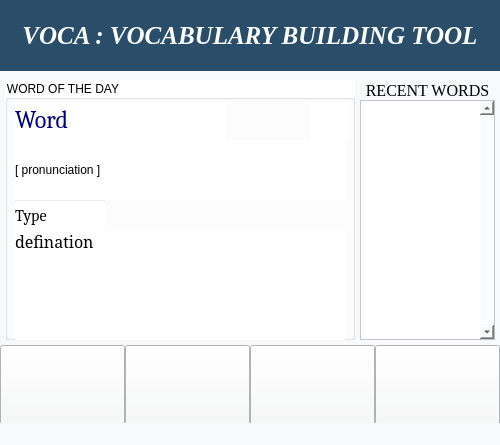
<?xml version="1.0" encoding="UTF-8"?>
<ui version="4.0">
 <class>MainWindow</class>
 <widget class="QMainWindow" name="MainWindow">
  <property name="geometry">
   <rect>
    <x>0</x>
    <y>0</y>
    <width>500</width>
    <height>445</height>
   </rect>
  </property>
  <property name="minimumSize">
   <size>
    <width>500</width>
    <height>445</height>
   </size>
  </property>
  <property name="maximumSize">
   <size>
    <width>500</width>
    <height>445</height>
   </size>
  </property>
  <property name="font">
   <font>
    <family>Times New Roman</family>
    <pointsize>12</pointsize>
   </font>
  </property>
  <property name="windowTitle">
   <string>VOCA : VBT</string>
  </property>
  <property name="windowIcon">
   <iconset resource="Main.qrc">
    <normaloff>:/Assets/Assets/letter-v-button-of-square-shape-with-one-rounded-corner (2).png</normaloff>:/Assets/Assets/letter-v-button-of-square-shape-with-one-rounded-corner (2).png</iconset>
  </property>
  <property name="autoFillBackground">
   <bool>false</bool>
  </property>
  <property name="styleSheet">
   <string notr="true">background-color: rgb(248, 249, 250);</string>
  </property>
  <property name="toolButtonStyle">
   <enum>Qt::ToolButtonTextOnly</enum>
  </property>
  <property name="tabShape">
   <enum>QTabWidget::Rounded</enum>
  </property>
  <property name="unifiedTitleAndToolBarOnMac">
   <bool>true</bool>
  </property>
  <widget class="QWidget" name="centralwidget">
   <widget class="QGroupBox" name="WOD">
    <property name="geometry">
     <rect>
      <x>5</x>
      <y>80</y>
      <width>350</width>
      <height>260</height>
     </rect>
    </property>
    <property name="baseSize">
     <size>
      <width>1</width>
      <height>1</height>
     </size>
    </property>
    <property name="layoutDirection">
     <enum>Qt::LeftToRight</enum>
    </property>
    <property name="autoFillBackground">
     <bool>false</bool>
    </property>
    <property name="styleSheet">
     <string notr="true">font: 12pt &quot;Times New Roman&quot;;
background-color: rgb(248, 249, 250);
gridline-color: rgb(234, 234, 234);
color: rgb(0, 0, 0);
background-color: rgb(255, 255, 255);
border-color: rgb(0, 0, 0);
</string>
    </property>
    <property name="title">
     <string>WORD OF THE DAY</string>
    </property>
    <widget class="QLabel" name="wod_word">
     <property name="geometry">
      <rect>
       <x>10</x>
       <y>20</y>
       <width>211</width>
       <height>40</height>
      </rect>
     </property>
     <property name="font">
      <font>
       <family>Cambria</family>
       <pointsize>18</pointsize>
       <weight>50</weight>
       <italic>false</italic>
       <bold>false</bold>
      </font>
     </property>
     <property name="styleSheet">
      <string notr="true">font: 18pt &quot;Cambria&quot;;
color: rgb(0, 0, 127);</string>
     </property>
     <property name="text">
      <string>Word</string>
     </property>
     <property name="textFormat">
      <enum>Qt::AutoText</enum>
     </property>
     <property name="alignment">
      <set>Qt::AlignJustify|Qt::AlignVCenter</set>
     </property>
     <property name="wordWrap">
      <bool>false</bool>
     </property>
     <property name="margin">
      <number>1</number>
     </property>
    </widget>
    <widget class="QLabel" name="wod_def">
     <property name="geometry">
      <rect>
       <x>10</x>
       <y>150</y>
       <width>330</width>
       <height>110</height>
      </rect>
     </property>
     <property name="font">
      <font>
       <family>Constantia</family>
       <pointsize>12</pointsize>
       <weight>50</weight>
       <italic>false</italic>
       <bold>false</bold>
      </font>
     </property>
     <property name="statusTip">
      <string/>
     </property>
     <property name="styleSheet">
      <string notr="true">font: 12pt &quot;Constantia&quot;;
gridline-color: rgb(170, 170, 255);</string>
     </property>
     <property name="text">
      <string>defination</string>
     </property>
     <property name="scaledContents">
      <bool>true</bool>
     </property>
     <property name="alignment">
      <set>Qt::AlignJustify|Qt::AlignTop</set>
     </property>
     <property name="wordWrap">
      <bool>true</bool>
     </property>
     <property name="margin">
      <number>1</number>
     </property>
    </widget>
    <widget class="QLabel" name="wod_pronunciation">
     <property name="geometry">
      <rect>
       <x>10</x>
       <y>60</y>
       <width>331</width>
       <height>60</height>
      </rect>
     </property>
     <property name="styleSheet">
      <string notr="true">font: italic 12pt &quot;Times New Roman&quot;;</string>
     </property>
     <property name="text">
      <string>[ pronunciation ]</string>
     </property>
    </widget>
    <widget class="QLabel" name="wod_type">
     <property name="geometry">
      <rect>
       <x>10</x>
       <y>120</y>
       <width>90</width>
       <height>30</height>
      </rect>
     </property>
     <property name="font">
      <font>
       <family>Cambria</family>
       <pointsize>12</pointsize>
       <weight>50</weight>
       <italic>false</italic>
       <bold>false</bold>
      </font>
     </property>
     <property name="styleSheet">
      <string notr="true">font: 12pt &quot;Cambria&quot;;
border-top:1px solid  rgb(234, 234, 234);</string>
     </property>
     <property name="text">
      <string>Type</string>
     </property>
     <property name="scaledContents">
      <bool>true</bool>
     </property>
     <property name="alignment">
      <set>Qt::AlignJustify|Qt::AlignVCenter</set>
     </property>
    </widget>
    <widget class="QPushButton" name="t2s_button">
     <property name="geometry">
      <rect>
       <x>305</x>
       <y>20</y>
       <width>40</width>
       <height>40</height>
      </rect>
     </property>
     <property name="statusTip">
      <string>speech</string>
     </property>
     <property name="styleSheet">
      <string notr="true">border:none</string>
     </property>
     <property name="text">
      <string/>
     </property>
     <property name="icon">
      <iconset resource="Main.qrc">
       <normaloff>:/Assets/Assets/baseline_volume_up_black_18dp.png</normaloff>:/Assets/Assets/baseline_volume_up_black_18dp.png</iconset>
     </property>
     <property name="iconSize">
      <size>
       <width>20</width>
       <height>30</height>
      </size>
     </property>
     <property name="default">
      <bool>true</bool>
     </property>
    </widget>
   </widget>
   <widget class="QScrollArea" name="scrollArea">
    <property name="geometry">
     <rect>
      <x>360</x>
      <y>100</y>
      <width>135</width>
      <height>240</height>
     </rect>
    </property>
    <property name="sizePolicy">
     <sizepolicy hsizetype="Expanding" vsizetype="Expanding">
      <horstretch>0</horstretch>
      <verstretch>0</verstretch>
     </sizepolicy>
    </property>
    <property name="font">
     <font>
      <family>Times New Roman</family>
      <pointsize>12</pointsize>
     </font>
    </property>
    <property name="styleSheet">
     <string notr="true">background-color: rgb(255, 255, 255);</string>
    </property>
    <property name="lineWidth">
     <number>1</number>
    </property>
    <property name="verticalScrollBarPolicy">
     <enum>Qt::ScrollBarAlwaysOn</enum>
    </property>
    <property name="sizeAdjustPolicy">
     <enum>QAbstractScrollArea::AdjustToContents</enum>
    </property>
    <property name="widgetResizable">
     <bool>true</bool>
    </property>
    <property name="alignment">
     <set>Qt::AlignJustify|Qt::AlignTop</set>
    </property>
    <widget class="QWidget" name="scrollAreaWidgetContents">
     <property name="geometry">
      <rect>
       <x>0</x>
       <y>0</y>
       <width>116</width>
       <height>238</height>
      </rect>
     </property>
     <layout class="QVBoxLayout" name="verticalLayout"/>
    </widget>
   </widget>
   <widget class="QLabel" name="label">
    <property name="geometry">
     <rect>
      <x>0</x>
      <y>0</y>
      <width>500</width>
      <height>71</height>
     </rect>
    </property>
    <property name="font">
     <font>
      <family>Times New Roman</family>
      <pointsize>19</pointsize>
      <weight>75</weight>
      <italic>true</italic>
      <bold>true</bold>
     </font>
    </property>
    <property name="layoutDirection">
     <enum>Qt::LeftToRight</enum>
    </property>
    <property name="styleSheet">
     <string notr="true">background-color: rgb(42, 77, 105);
color: rgb(255, 255, 255);
font: 75 bold italic 19pt &quot;Times New Roman&quot;;
</string>
    </property>
    <property name="text">
     <string>VOCA : VOCABULARY BUILDING TOOL</string>
    </property>
    <property name="alignment">
     <set>Qt::AlignCenter</set>
    </property>
    <property name="margin">
     <number>2</number>
    </property>
   </widget>
   <widget class="QPushButton" name="homw_button">
    <property name="geometry">
     <rect>
      <x>0</x>
      <y>345</y>
      <width>125</width>
      <height>80</height>
     </rect>
    </property>
    <property name="sizePolicy">
     <sizepolicy hsizetype="Fixed" vsizetype="Fixed">
      <horstretch>0</horstretch>
      <verstretch>0</verstretch>
     </sizepolicy>
    </property>
    <property name="font">
     <font>
      <family>Times New Roman</family>
      <pointsize>10</pointsize>
     </font>
    </property>
    <property name="statusTip">
     <string>Home</string>
    </property>
    <property name="text">
     <string/>
    </property>
    <property name="icon">
     <iconset resource="Main.qrc">
      <normaloff>:/Assets/Assets/home (1).png</normaloff>:/Assets/Assets/home (1).png</iconset>
    </property>
    <property name="iconSize">
     <size>
      <width>100</width>
      <height>40</height>
     </size>
    </property>
    <attribute name="buttonGroup">
     <string notr="true">buttonGroup</string>
    </attribute>
   </widget>
   <widget class="QPushButton" name="dictionary_button">
    <property name="geometry">
     <rect>
      <x>125</x>
      <y>345</y>
      <width>125</width>
      <height>80</height>
     </rect>
    </property>
    <property name="font">
     <font>
      <family>Times New Roman</family>
      <pointsize>10</pointsize>
     </font>
    </property>
    <property name="statusTip">
     <string>Dictionary</string>
    </property>
    <property name="text">
     <string/>
    </property>
    <property name="icon">
     <iconset resource="Main.qrc">
      <normaloff>:/Assets/Assets/big-dictionary.png</normaloff>:/Assets/Assets/big-dictionary.png</iconset>
    </property>
    <property name="iconSize">
     <size>
      <width>100</width>
      <height>40</height>
     </size>
    </property>
    <attribute name="buttonGroup">
     <string notr="true">buttonGroup</string>
    </attribute>
   </widget>
   <widget class="QPushButton" name="more_button">
    <property name="geometry">
     <rect>
      <x>250</x>
      <y>345</y>
      <width>125</width>
      <height>80</height>
     </rect>
    </property>
    <property name="font">
     <font>
      <family>Times New Roman</family>
      <pointsize>10</pointsize>
     </font>
    </property>
    <property name="statusTip">
     <string>More</string>
    </property>
    <property name="text">
     <string/>
    </property>
    <property name="icon">
     <iconset resource="Main.qrc">
      <normaloff>:/Assets/Assets/light-bulb.png</normaloff>:/Assets/Assets/light-bulb.png</iconset>
    </property>
    <property name="iconSize">
     <size>
      <width>100</width>
      <height>40</height>
     </size>
    </property>
    <attribute name="buttonGroup">
     <string notr="true">buttonGroup</string>
    </attribute>
   </widget>
   <widget class="QPushButton" name="exit_button">
    <property name="geometry">
     <rect>
      <x>375</x>
      <y>345</y>
      <width>125</width>
      <height>80</height>
     </rect>
    </property>
    <property name="font">
     <font>
      <family>Times New Roman</family>
      <pointsize>10</pointsize>
     </font>
    </property>
    <property name="statusTip">
     <string>Exit</string>
    </property>
    <property name="text">
     <string/>
    </property>
    <property name="icon">
     <iconset resource="Main.qrc">
      <normaloff>:/Assets/Assets/logout (1).png</normaloff>:/Assets/Assets/logout (1).png</iconset>
    </property>
    <property name="iconSize">
     <size>
      <width>100</width>
      <height>40</height>
     </size>
    </property>
    <attribute name="buttonGroup">
     <string notr="true">buttonGroup</string>
    </attribute>
   </widget>
   <widget class="QLabel" name="label_3">
    <property name="geometry">
     <rect>
      <x>360</x>
      <y>80</y>
      <width>135</width>
      <height>20</height>
     </rect>
    </property>
    <property name="font">
     <font>
      <family>Times New Roman</family>
      <pointsize>12</pointsize>
     </font>
    </property>
    <property name="text">
     <string>RECENT WORDS</string>
    </property>
    <property name="alignment">
     <set>Qt::AlignCenter</set>
    </property>
   </widget>
  </widget>
  <widget class="QStatusBar" name="statusbar"/>
 </widget>
 <resources>
  <include location="Main.qrc"/>
 </resources>
 <connections/>
 <buttongroups>
  <buttongroup name="buttonGroup"/>
 </buttongroups>
</ui>
